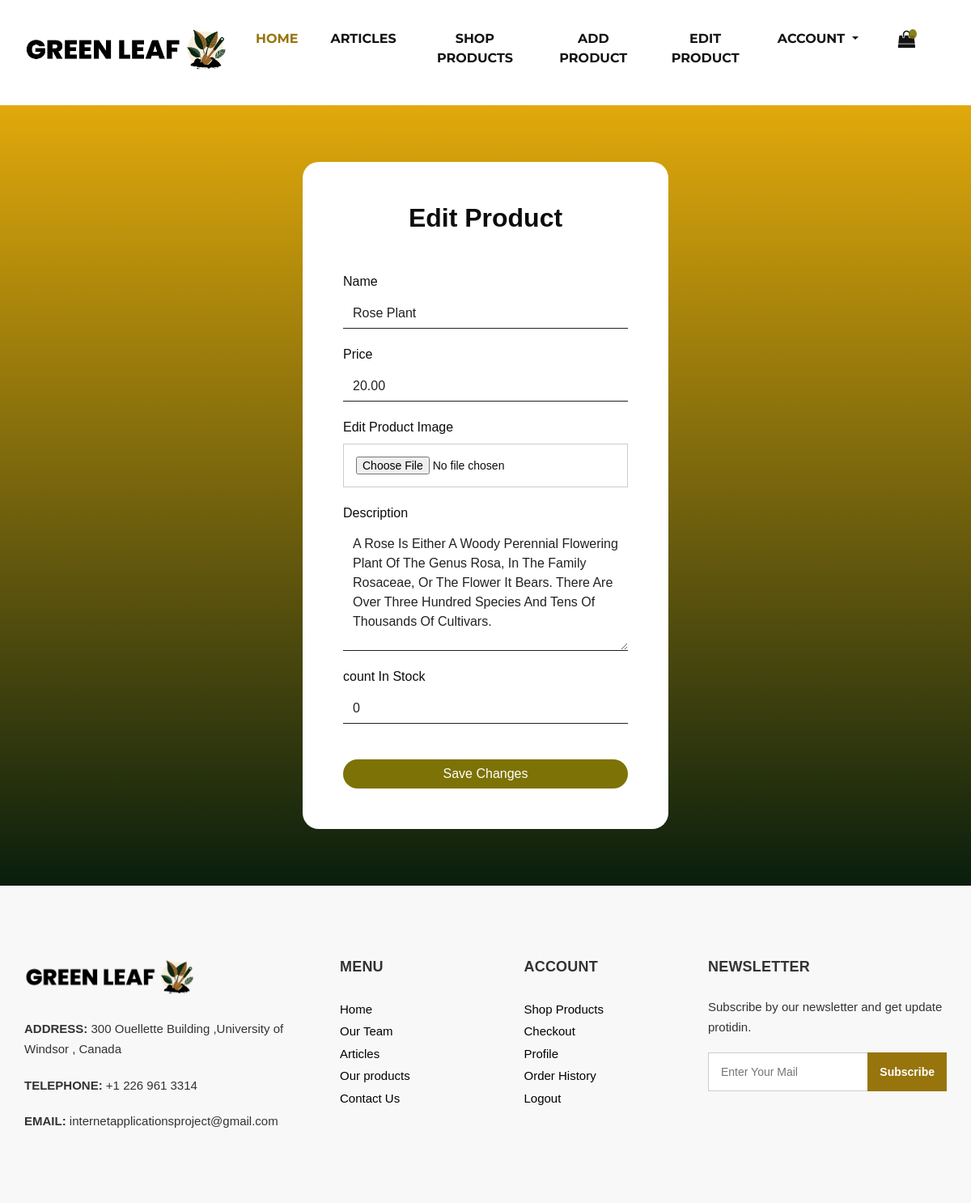
The app's page /edit_product/1 (signed in), older data.
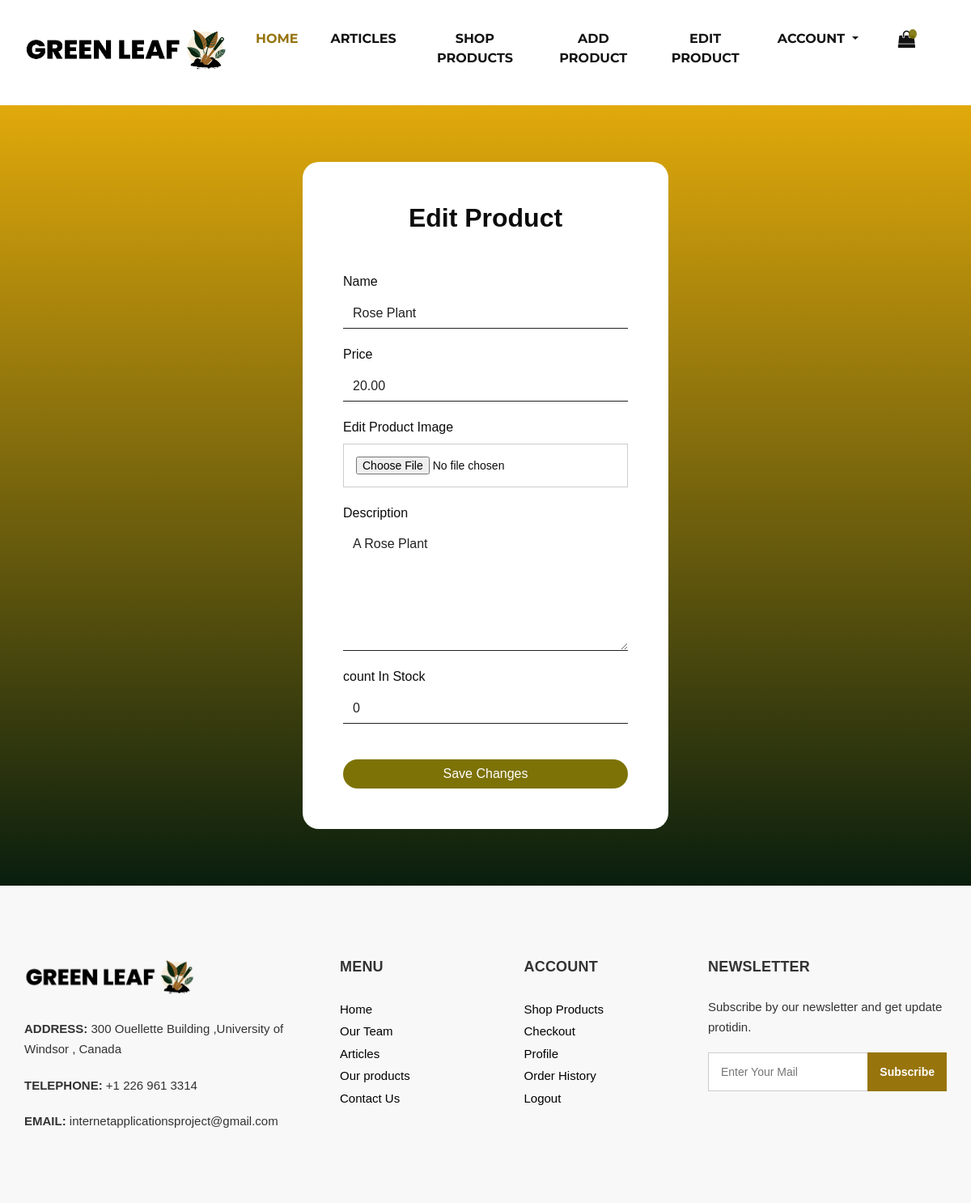
The same page, newer data.
### GreenWebsite/models.py (models this page shows)
class Product(models.Model):
    name = models.CharField(max_length=200)
    price = models.DecimalField(max_digits=10, decimal_places=2)
    countInStock = models.IntegerField(default=0)
    image = models.ImageField(default='default.png', blank=True, null=True, upload_to='product_img/')
    description = models.TextField()
    review_count = models.IntegerField(default=0)
    rating = models.FloatField(default=0.0)

### GreenWebsite/views.py (the view)
# urls.py: path('edit_product/<int:pk>', edit_product, name='edit_product'),
@login_required
@user_passes_test(lambda u: u.is_staff)
def edit_product(request, pk):
    try:
        product = get_object_or_404(Product, pk=pk)
    except Exception as e:
        print(e)
        return render(request, 'error.html', {'message': 'Product not found'})
    if request.method == 'POST':
        form = ProductForm(request.POST, request.FILES, instance=product)
        if form.is_valid():
            form.save()
            return redirect('product_list')
    else:
        form = ProductForm(instance=product)
    return render(request, 'edit_product.html', {'form': form, 'product': product})

### GreenWebsite/forms.py
class ProductForm(forms.ModelForm):
    class Meta:
        model = Product
        fields = [
            'name',
            'price',
            'image',
            'description',
            'countInStock',
        ]
        widgets = {
            'name': forms.TextInput(attrs={'class': 'form-control', 'maxlength': 200, 'required': True}),
            'price': forms.NumberInput(attrs={'class': 'form-control', 'step': '0.01', 'required': True}),
            'description': forms.Textarea(attrs={'class': 'form-control', 'rows': 4, 'required': True}),
            'countInStock': forms.NumberInput(attrs={'class': 'form-control', 'required': True}),
        }
    image = forms.ImageField(widget=forms.ClearableFileInput(attrs={'class': 'form-control'}))

### templates/edit_product.html (shortened to what this page needs)
{% extends 'base.html' %}
{% load static %}
{% block body %}
<div class="bg-success" style=" background:-webkit-linear-gradient(#c5e5e5, #ccddf9);
  background: linear-gradient(#e1a90b, #091e0e);">
        <div class="form-body">
            <div class="container-fluid">
              <form method="post" class="mx-auto" enctype="multipart/form-data">
                <h4 class="text-center">Edit Product</h4>
                <div class="mb-3 mt-5">
                    <label for="id_name" class="form-label">Name</label>
                    <input type="text" name="name" id="id_name" class="form-control" value="{{ product.name }}" maxlength="200" required>
                </div>
                <div class="mb-3">
                    <label for="id_price" class="form-label">Price</label>
                    <input type="number" name="price" id="id_price" class="form-control" value="{{ product.price }}" step="0.01" required>
                </div>
                <div class="mb-3">
                    <label for="image" >
                        Edit Product Image
                    </label>
                    <input id="image" type="file" name="image" class="form-control-file" required>
                </div>
                <div class="mb-3">
                    <label for="id_description" class="form-label">Description</label>
                    <textarea name="description" id="id_description" rows="4" class="form-control" required>{{ product.description }}</textarea>
                </div>
                <div class="mb-3">
                    <label for="countInStock" class="form-label">count In Stock </label>
                    <input type="number" name="countInStock" id="countInStock" class="form-control" value="{{ product.countInStock }}" required>
                </div>
                <button type="submit" class="btn btn-success mt-4">Save Changes</button>
            </form>
            </div>
        </div>
    </div>
{% endblock %}

Row changes from the older to the newer data that the page shows:
changed Product "Rose Plant": description "A rose is either a woody perennial flowering plant of the genus Rosa, in the family Rosaceae, or the flower it bears. There are over three hundred species and tens of thousands of cultivars." → "A rose plant"
